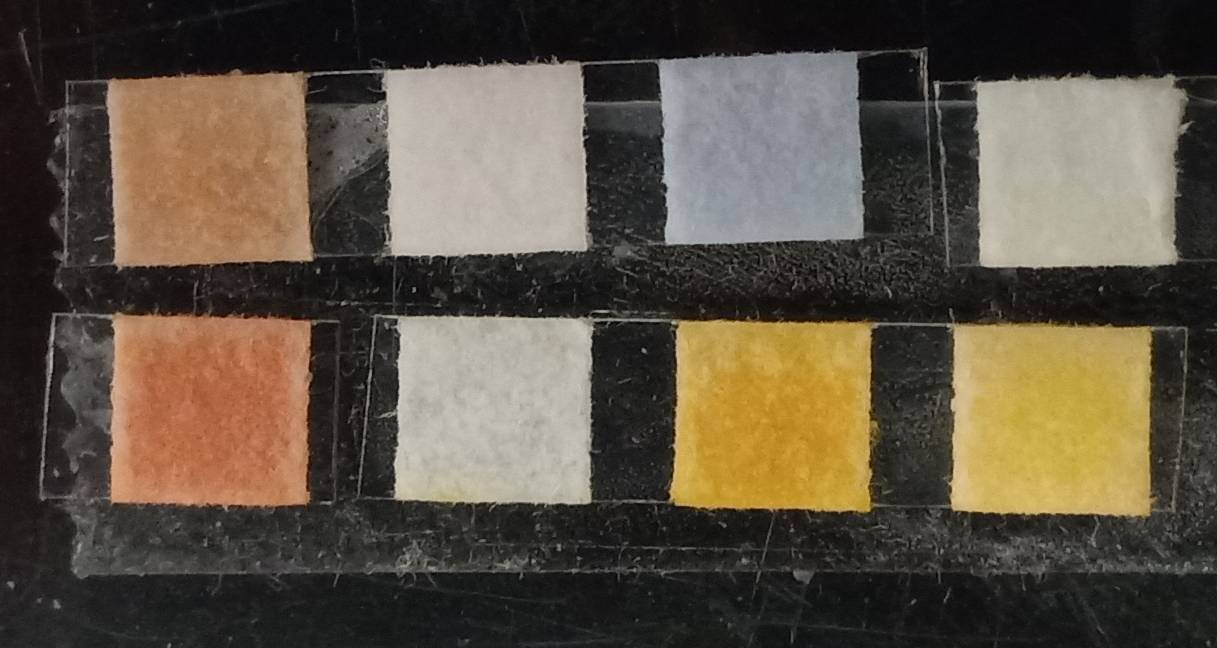
#> input picture Photos/clean.jpg, 1217 x 648 px
$ python mask.py --image Photos/clean.jpg
#> lines starting #> are read from the running program, lines starting #| are printed output that depends on the picture; after the words box and inside, x2 and y2 are one past the last pixel; in counts of white or black regions, pixels touching at a corner belong together
# import the necessary packages
import numpy as np
import argparse
import cv2
# construct the argument parser and parse the arguments
ap = argparse.ArgumentParser()
# change the default
ap.add_argument("-i", "--image", type=str, default="adrian.png",
	help="path to the input image")
args = vars(ap.parse_args())
# load the original input image and display it to our screen
image = cv2.imread(args["image"])
#> image is the input picture: shape (648, 1217, 3); mean B, G, R 67, 80.9, 91
cv2.imshow("Original", image)
# a mask is the same size as our image, but has only two pixel
# values, 0 and 255 -- pixels with a value of 0 (background) are
# ignored in the original image while mask pixels with a value of
# 255 (foreground) are allowed to be kept

# change the pixel values for what we need.
mask = np.zeros(image.shape[:2], dtype="uint8")
cv2.rectangle(mask, (0, 90), (290, 450), 255, -1)
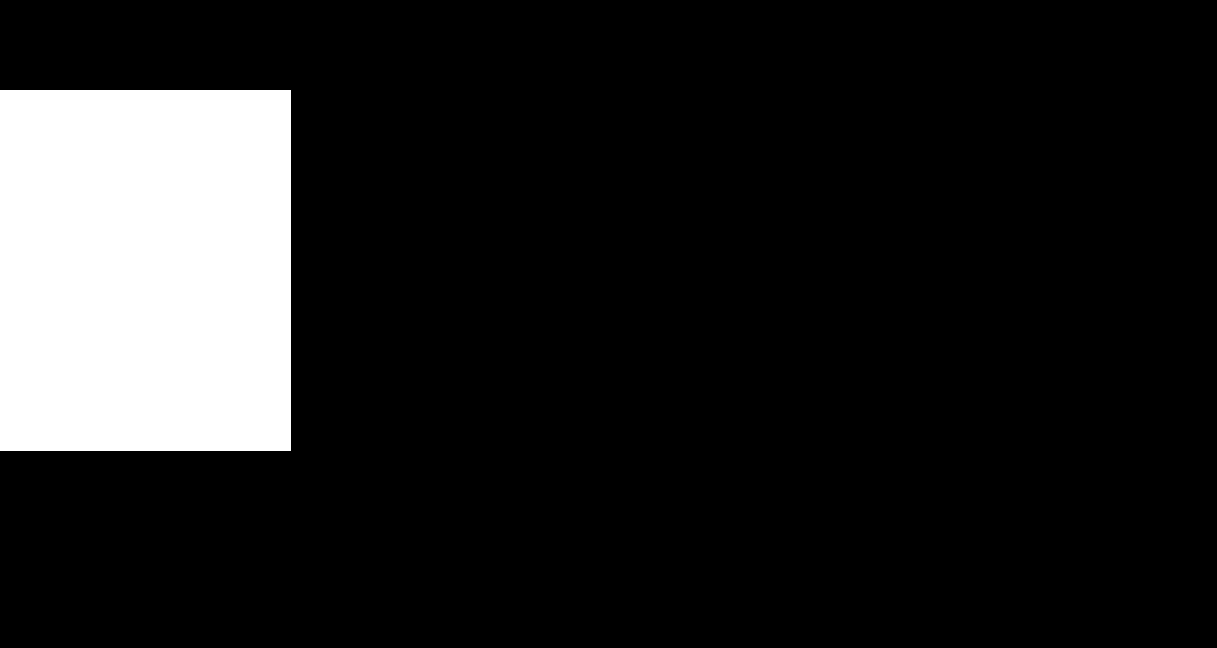
#> mask: shape (648, 1217); 13.3% white; 1 white region, box (x1, y1, x2, y2) and area: (0, 90, 291, 451) 105051
cv2.imshow("Rectangular Mask", mask)
# apply our mask -- notice how only the person in the image is
# cropped out
masked = cv2.bitwise_and(image, image, mask=mask)
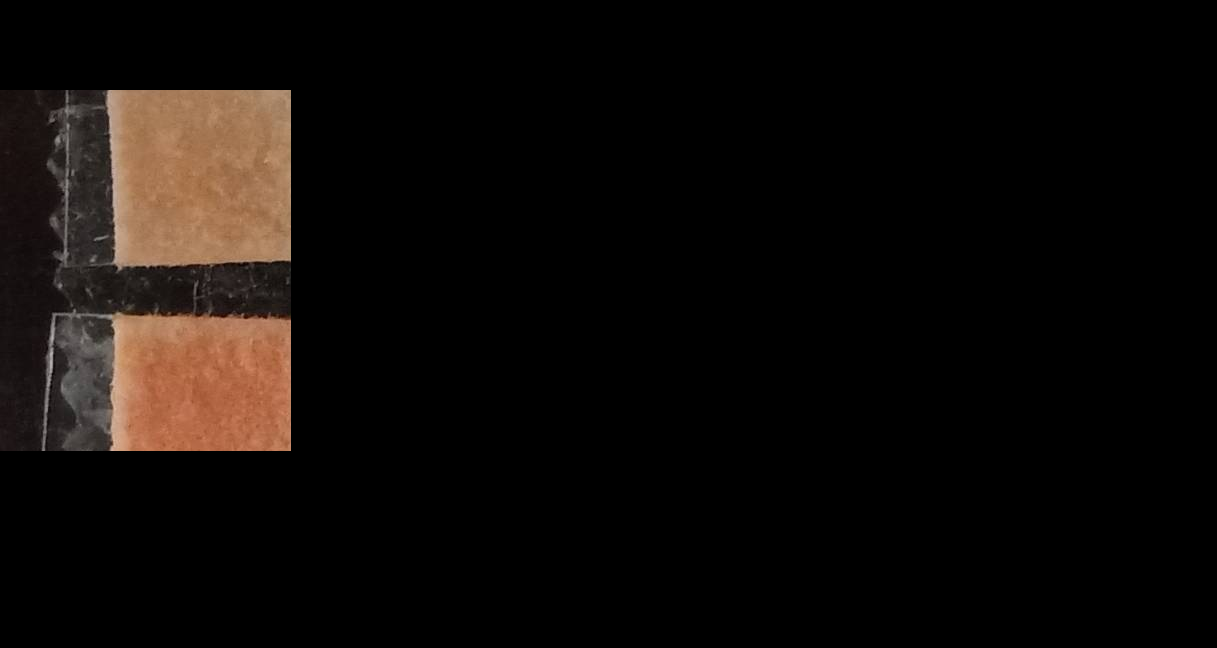
#> masked: shape (648, 1217, 3); mean B, G, R 8.4, 10.9, 15.1
cv2.imshow("Mask Applied to Image", masked)
cv2.waitKey(0)

$ run again, on Photos/test1.jpg
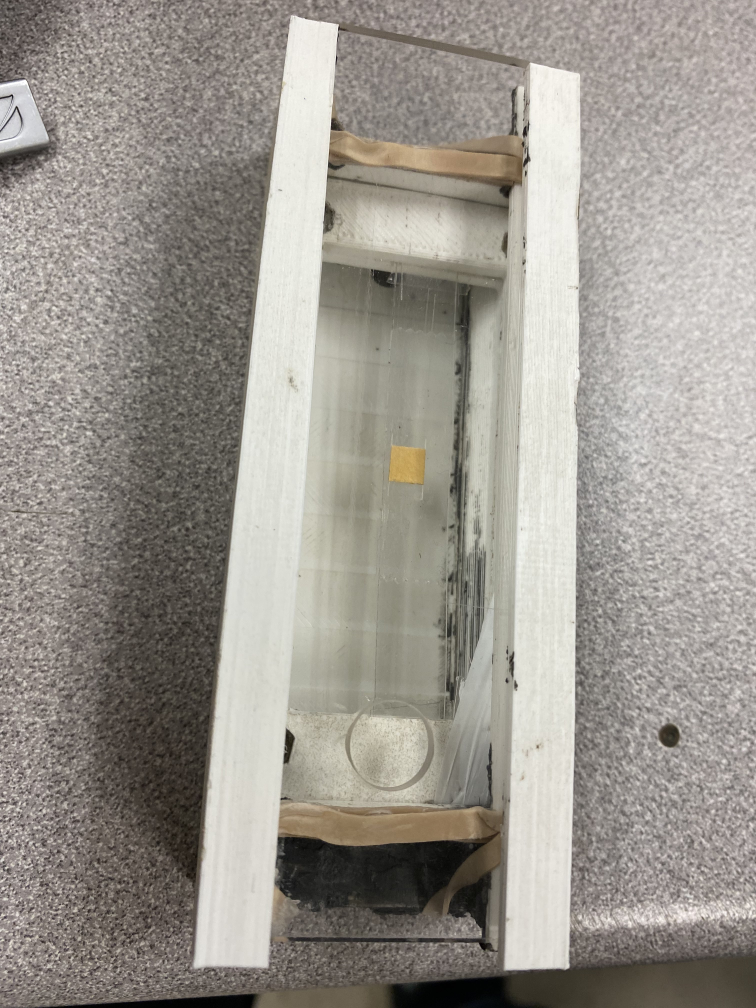
#> input picture Photos/test1.jpg, 3024 x 4032 px (shown at 1/4 size)
#> image is the input picture: shape (4032, 3024, 3); mean B, G, R 142.5, 150, 154.7
#> `cv2.rectangle(mask, (0, 90), (290, 450), 255, -1)`:
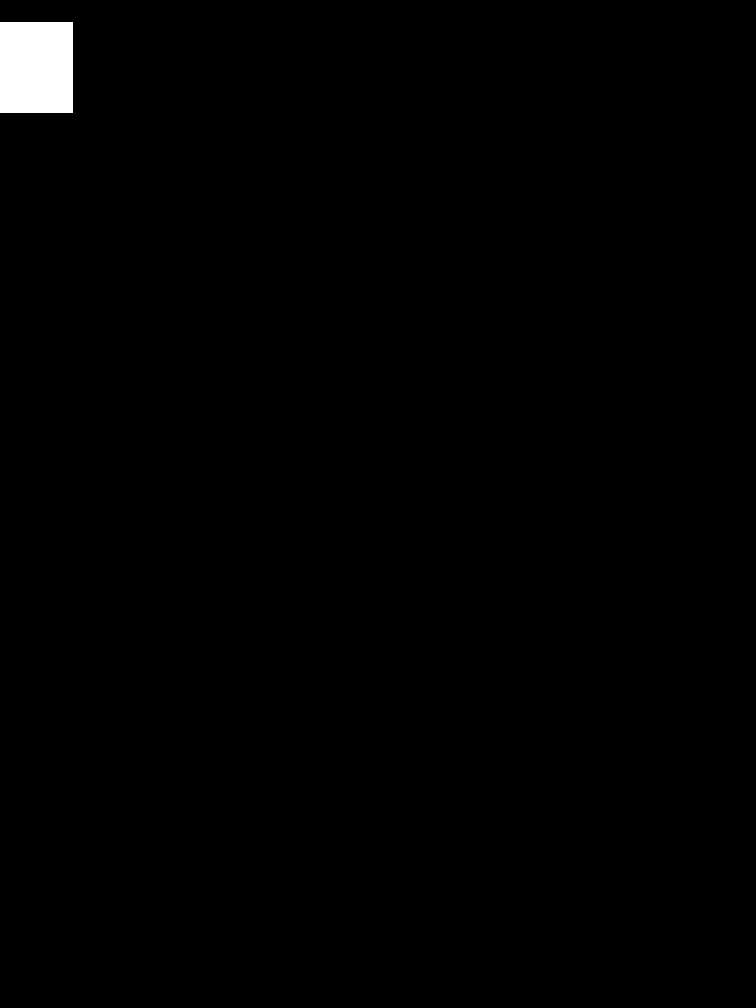
#> mask: shape (4032, 3024) (shown at 1/4 size); 0.86% white; 1 white region, box (x1, y1, x2, y2) and area: (0, 90, 291, 451) 105051
